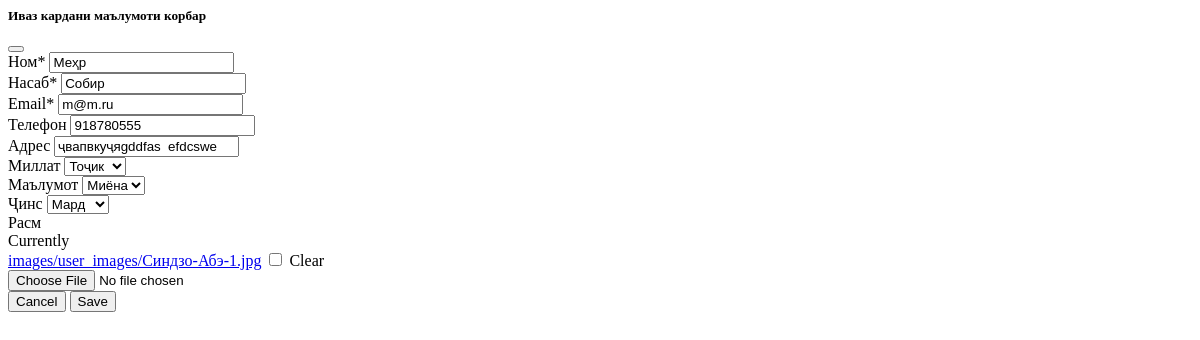
Page /update_user_info/ (signed in) on the earlier database version.
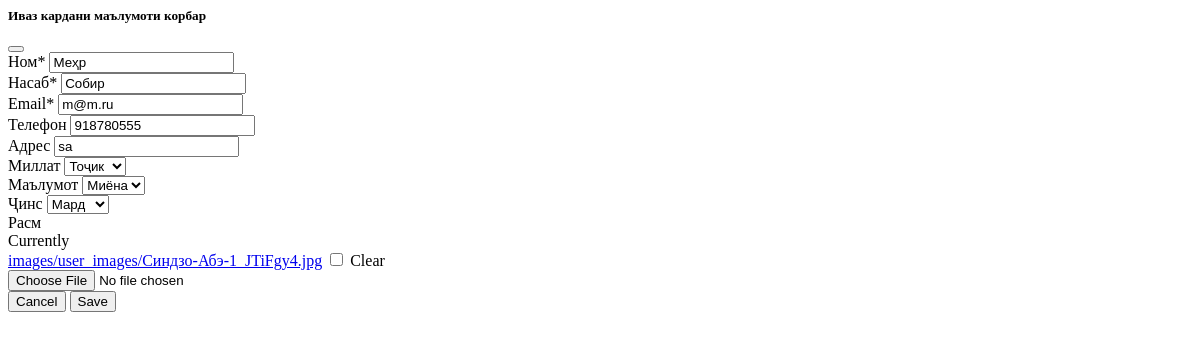
Same page on the later database version.
### users/models.py (models this page shows, shortened)
class Profile(models.Model):
    GENDER_CHOICES = (
        ('М', 'Мард'),
        ('З', 'Зан'),
    )
    user = models.OneToOneField(Account,on_delete=models.CASCADE)
    image = models.ImageField(default='img/user.png', upload_to='images/user_images', verbose_name='Расм', null=True, blank=True)
    gender = models.CharField(max_length=1, choices=GENDER_CHOICES, verbose_name='Ҷинс', null=True, blank=True)
    nationality = models.ForeignKey(Nationality, on_delete=models.CASCADE, verbose_name='Миллат', null=True, blank=True)
    education = models.ForeignKey(Education, on_delete=models.CASCADE, verbose_name='Маълумот', null=True, blank=True)
    phone = models.CharField(max_length=13, verbose_name='Телефон', null=True, blank=True)
    address = models.CharField(max_length=50, verbose_name='Адрес', null=True, blank=True)

### users/views.py (the view)
# urls.py: path('update_user_info/', update_user_info, name='update-user-info'),
@login_required(login_url="login")
def update_user_info(request):
    if request.method == 'POST':
        u_form = UserUpdateForm(request.POST, instance=request.user)
        p_form = ProfileUpdateForm(request.POST, request.FILES, instance=request.user.profile)
        if u_form.is_valid() and p_form.is_valid():
            u_form.save()
            p_form.save()
            return render(request, 'main/home.html')
    else:
        u_form = UserUpdateForm(instance=request.user)
        p_form = ProfileUpdateForm(instance=request.user.profile)
    context = {
        'u_form': u_form,
        'p_form': p_form
    }
    return render(request, 'users/profile.html', context)

### users/forms.py
class UserUpdateForm(forms.ModelForm):
    class Meta:
        model = Account
        fields = ['first_name', 'last_name', 'email']

class ProfileUpdateForm(forms.ModelForm):
    class Meta:
        model = Profile
        fields = ['phone', 'address', 'nationality', 'education', 'gender', 'image']

### constant/models.py (called while the page is built)
    def __str__(self):
        return self.name

    def __str__(self):
        return self.name

### templates/users/profile.html (shortened to what this page needs)
{% load crispy_forms_filters %}
<form action="{% url 'update-user-info' %}" method="post" class="modal-content" enctype="multipart/form-data">
  <div class="modal-header">
    <h5 class="modal-title">Иваз кардани маълумоти корбар</h5>
    <button type="button" class="btn-close" data-bs-dismiss="modal" aria-label="Close"></button>
  </div>
  <div class="modal-body">
    {{ u_form | crispy }}
    {{ p_form | crispy }}
  </div>
  <div class="modal-footer">
    <button type="button" data-bs-dismiss="modal" class="btn btn-secondary">Cancel</button>
    <button type="submit" class="btn btn-primary">Save</button>
  </div>
</form>

Differences in the rows shown:
changed Profile "Тоҷик": address "ҷвапвкуҷяgddfas efdcswe" → "sa"
Other differences:
text no longer shown: "Телефон Адрес Миллат Маълумот Ҷинс Расм Currently images/user_images/Синдзо-Абэ-1.jpg Clear"
text now shown: "Телефон Адрес Миллат Маълумот Ҷинс Расм Currently images/user_images/Синдзо-Абэ-1_JTiFgy4.jpg Clear"
